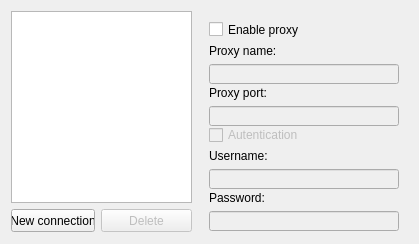
<?xml version="1.0" encoding="UTF-8"?>
<ui version="4.0">
 <class>MainWindow</class>
 <widget class="QMainWindow" name="MainWindow">
  <property name="geometry">
   <rect>
    <x>0</x>
    <y>0</y>
    <width>419</width>
    <height>244</height>
   </rect>
  </property>
  <property name="minimumSize">
   <size>
    <width>419</width>
    <height>244</height>
   </size>
  </property>
  <property name="maximumSize">
   <size>
    <width>419</width>
    <height>244</height>
   </size>
  </property>
  <property name="windowTitle">
   <string>MainWindow</string>
  </property>
  <widget class="QWidget" name="centralWidget">
   <property name="minimumSize">
    <size>
     <width>419</width>
     <height>244</height>
    </size>
   </property>
   <property name="maximumSize">
    <size>
     <width>419</width>
     <height>244</height>
    </size>
   </property>
   <layout class="QHBoxLayout" name="horizontalLayout">
    <item>
     <layout class="QFormLayout" name="formLayout">
      <item row="0" column="0" colspan="2">
       <widget class="QListWidget" name="listWidget">
        <property name="minimumSize">
         <size>
          <width>181</width>
          <height>192</height>
         </size>
        </property>
        <property name="maximumSize">
         <size>
          <width>181</width>
          <height>192</height>
         </size>
        </property>
       </widget>
      </item>
      <item row="1" column="0">
       <widget class="QPushButton" name="newConnectionButton">
        <property name="minimumSize">
         <size>
          <width>84</width>
          <height>23</height>
         </size>
        </property>
        <property name="maximumSize">
         <size>
          <width>84</width>
          <height>23</height>
         </size>
        </property>
        <property name="text">
         <string>New connection</string>
        </property>
       </widget>
      </item>
      <item row="1" column="1">
       <widget class="QPushButton" name="deleteButton">
        <property name="enabled">
         <bool>false</bool>
        </property>
        <property name="minimumSize">
         <size>
          <width>91</width>
          <height>23</height>
         </size>
        </property>
        <property name="maximumSize">
         <size>
          <width>91</width>
          <height>23</height>
         </size>
        </property>
        <property name="text">
         <string>Delete</string>
        </property>
       </widget>
      </item>
     </layout>
    </item>
    <item>
     <widget class="QWidget" name="widget" native="true">
      <property name="minimumSize">
       <size>
        <width>212</width>
        <height>226</height>
       </size>
      </property>
      <property name="maximumSize">
       <size>
        <width>212</width>
        <height>226</height>
       </size>
      </property>
      <layout class="QVBoxLayout" name="verticalLayout">
       <item>
        <widget class="QCheckBox" name="enableBox">
         <property name="enabled">
          <bool>true</bool>
         </property>
         <property name="text">
          <string>Enable proxy</string>
         </property>
        </widget>
       </item>
       <item>
        <widget class="QLabel" name="label">
         <property name="minimumSize">
          <size>
           <width>0</width>
           <height>16</height>
          </size>
         </property>
         <property name="maximumSize">
          <size>
           <width>16777215</width>
           <height>16</height>
          </size>
         </property>
         <property name="text">
          <string>Proxy name:</string>
         </property>
        </widget>
       </item>
       <item>
        <widget class="QLineEdit" name="proxyNameEdit">
         <property name="enabled">
          <bool>false</bool>
         </property>
         <property name="minimumSize">
          <size>
           <width>0</width>
           <height>20</height>
          </size>
         </property>
         <property name="maximumSize">
          <size>
           <width>16777215</width>
           <height>20</height>
          </size>
         </property>
        </widget>
       </item>
       <item>
        <widget class="QLabel" name="label_2">
         <property name="minimumSize">
          <size>
           <width>0</width>
           <height>16</height>
          </size>
         </property>
         <property name="maximumSize">
          <size>
           <width>16777215</width>
           <height>16</height>
          </size>
         </property>
         <property name="text">
          <string>Proxy port:</string>
         </property>
        </widget>
       </item>
       <item>
        <widget class="QLineEdit" name="proxyPortEdit">
         <property name="enabled">
          <bool>false</bool>
         </property>
         <property name="minimumSize">
          <size>
           <width>0</width>
           <height>20</height>
          </size>
         </property>
         <property name="maximumSize">
          <size>
           <width>16777215</width>
           <height>20</height>
          </size>
         </property>
        </widget>
       </item>
       <item>
        <widget class="QCheckBox" name="checkBox">
         <property name="enabled">
          <bool>false</bool>
         </property>
         <property name="minimumSize">
          <size>
           <width>0</width>
           <height>16</height>
          </size>
         </property>
         <property name="maximumSize">
          <size>
           <width>16777215</width>
           <height>16</height>
          </size>
         </property>
         <property name="text">
          <string>Autentication</string>
         </property>
        </widget>
       </item>
       <item>
        <widget class="QLabel" name="label_3">
         <property name="minimumSize">
          <size>
           <width>0</width>
           <height>16</height>
          </size>
         </property>
         <property name="maximumSize">
          <size>
           <width>16777215</width>
           <height>16</height>
          </size>
         </property>
         <property name="text">
          <string>Username:</string>
         </property>
        </widget>
       </item>
       <item>
        <widget class="QLineEdit" name="usernameEdit">
         <property name="enabled">
          <bool>false</bool>
         </property>
         <property name="minimumSize">
          <size>
           <width>0</width>
           <height>20</height>
          </size>
         </property>
         <property name="maximumSize">
          <size>
           <width>16777215</width>
           <height>20</height>
          </size>
         </property>
        </widget>
       </item>
       <item>
        <widget class="QLabel" name="label_4">
         <property name="minimumSize">
          <size>
           <width>0</width>
           <height>16</height>
          </size>
         </property>
         <property name="maximumSize">
          <size>
           <width>16777215</width>
           <height>16</height>
          </size>
         </property>
         <property name="text">
          <string>Password:</string>
         </property>
        </widget>
       </item>
       <item>
        <widget class="QLineEdit" name="paswordEdit">
         <property name="enabled">
          <bool>false</bool>
         </property>
         <property name="minimumSize">
          <size>
           <width>0</width>
           <height>20</height>
          </size>
         </property>
         <property name="maximumSize">
          <size>
           <width>16777215</width>
           <height>20</height>
          </size>
         </property>
         <property name="inputMask">
          <string/>
         </property>
         <property name="echoMode">
          <enum>QLineEdit::Password</enum>
         </property>
        </widget>
       </item>
      </layout>
     </widget>
    </item>
   </layout>
  </widget>
 </widget>
 <layoutdefault spacing="6" margin="11"/>
 <resources/>
 <connections/>
</ui>
